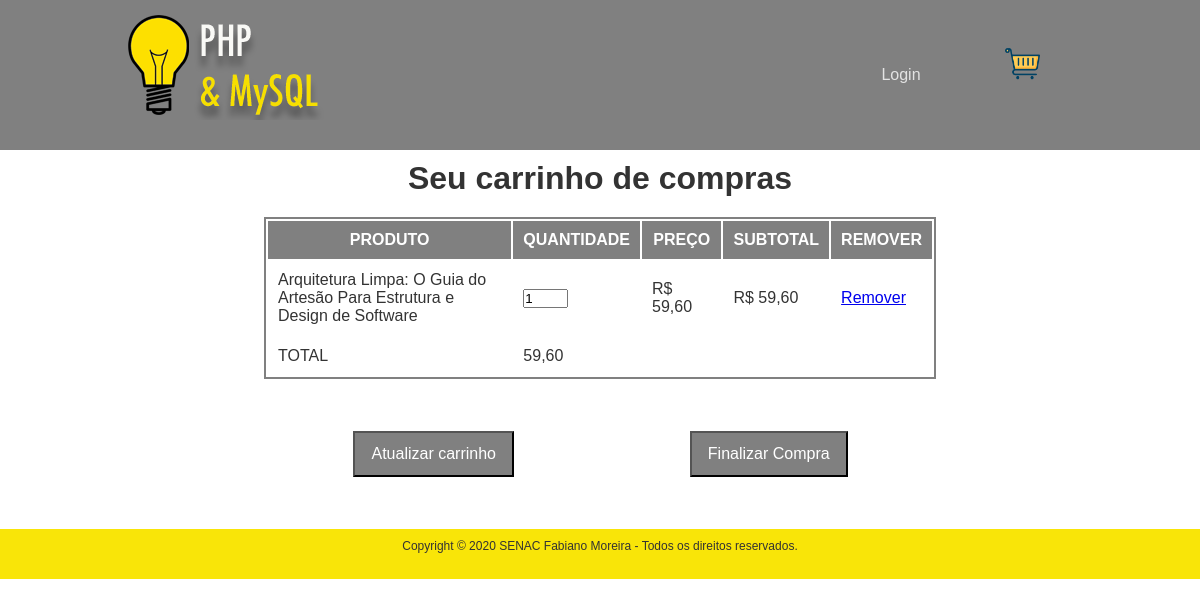
Screenshot of /?pagina=carrinho&id=2&acao=add with the database file from the repository.
### tables this page shows
CREATE TABLE produto(
	id_produto INT AUTO_INCREMENT,
    titulo VARCHAR(100) NOT NULL,
    descricao TEXT,
    imagem VARCHAR(100),
    preco DECIMAL(9,2),
    estoque DOUBLE,
    ativo BOOLEAN DEFAULT TRUE,
    PRIMARY KEY(id_produto)
);

### paginas/carrinho.php (the view, shortened to what this page needs)
<?php
    $habilita = '';
    if(isset($_GET['acao'])){
        if($_GET['acao'] == 'add'){
            $id = intval($_GET['id']);
        }
    }
?>
<div style="display: flex; flex-direction: column; justify-content: center; align-items: center;">
    <h1>Seu carrinho de compras</h1>
    <form action="?pagina=carrinho&acao=up" method="post" style="display: flex; flex-direction: column; justify-content: center; align-items: center;">
        <table>
            <th>PRODUTO</th>
            <th>QUANTIDADE</th>
            <th>PREÇO</th>
            <th>SUBTOTAL</th>
            <th>REMOVER</th>
            <?php
                $total = 0;
                if(count($_SESSION['carrinho']) == 0){
                    echo '<tr><td colspan=5>O carrinho está vazio!</td></tr>';
                    $habilita = 'disabled';
                } else {
                    foreach($_SESSION['carrinho'] as $id => $qtd){
                        $sql = "SELECT * FROM produto WHERE id_produto='$id'";
                        $resultado = mysqli_query($conexao, $sql);
                        $linha = mysqli_fetch_array($resultado);
                        $qtd = intval($qtd);
                        $titulo = $linha['titulo'];
                        $preco = $linha['preco'];
                        $subtotal = $linha['preco'] * $qtd;
                        $total += $subtotal;
                        $preco = number_format($preco, 2, ',', '.');
                        $subtotal = number_format($subtotal, 2, ',', '.');
                        echo '<tr>
                                <td>'.$titulo.'</td>
                                <td><input type="text" size="3" name="produto['.$id.']" value="'.$qtd.'"/></td>
                                <td>R$ '.$preco.'</td>
                                <td>R$ '.$subtotal.'</td>
                                <td><a href="?pagina=carrinho&id='.$id.'&acao=del">Remover</a></td>
                            </tr>';
                    }
                    $total = number_format($total, 2, ',', '.');
                    echo '<tr><td>TOTAL</td><td colspan=4>'.$total.'</td></tr>';
                }
            ?>
        </table>
        <table class="semborda">
            <tr>
                <td align=center><input class="link_botao" type="submit" value="Atualizar carrinho"></td>
                <td align=center><input class="link_botao" <?=$habilita?> type="button" value="Finalizar Compra" onclick="location.href='scripts/processar_pedido.php';"></td>
            </tr>
        </table>
    </form>
</div>

### css/estilo.css (style rules this page uses)
* { margin: 0; padding: 0; box-sizing: border-box; }
body { font-family: Arial, Helvetica, sans-serif; font-size: 16px; color: #333; }
h1 { margin-top: 10px; }
table { width: 70%; border: 2px solid gray; margin-top: 20px; margin-bottom: 20px; }
table th { background-color: gray; color: white; padding: 10px 10px; }
table td { padding: 10px; }
.semborda { border: none; }
.link_botao { text-decoration: none; font-size: 16px; color:white; background-color: gray; padding: 12px 16px; margin-bottom: 20px; }

### rows the page displays
produto: titulo "Arquitetura Limpa: O Guia do Artesão Para Estrutura e Design de Software", value "1", preco "59,60"

### other values shown
$total "59,60"
